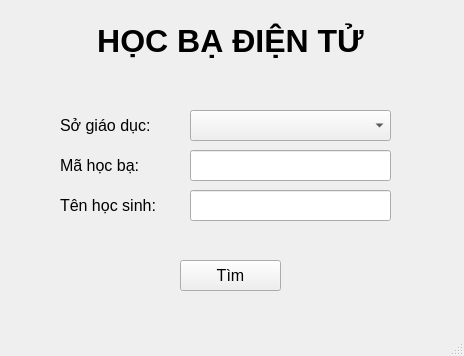
<?xml version="1.0" encoding="UTF-8"?>
<ui version="4.0">
 <class>MainWindow</class>
 <widget class="QMainWindow" name="MainWindow">
  <property name="geometry">
   <rect>
    <x>0</x>
    <y>0</y>
    <width>464</width>
    <height>356</height>
   </rect>
  </property>
  <property name="windowTitle">
   <string>Tìm kiếm học bạ điện tử</string>
  </property>
  <widget class="QWidget" name="centralwidget">
   <widget class="QLabel" name="label">
    <property name="geometry">
     <rect>
      <x>0</x>
      <y>20</y>
      <width>461</width>
      <height>41</height>
     </rect>
    </property>
    <property name="font">
     <font>
      <pointsize>24</pointsize>
      <weight>75</weight>
      <bold>true</bold>
     </font>
    </property>
    <property name="text">
     <string>HỌC BẠ ĐIỆN TỬ</string>
    </property>
    <property name="alignment">
     <set>Qt::AlignCenter</set>
    </property>
   </widget>
   <widget class="QLabel" name="label_2">
    <property name="geometry">
     <rect>
      <x>60</x>
      <y>110</y>
      <width>101</width>
      <height>31</height>
     </rect>
    </property>
    <property name="font">
     <font>
      <pointsize>12</pointsize>
     </font>
    </property>
    <property name="text">
     <string>Sở giáo dục: </string>
    </property>
   </widget>
   <widget class="QLabel" name="label_3">
    <property name="geometry">
     <rect>
      <x>60</x>
      <y>150</y>
      <width>101</width>
      <height>31</height>
     </rect>
    </property>
    <property name="font">
     <font>
      <pointsize>12</pointsize>
     </font>
    </property>
    <property name="text">
     <string>Mã học bạ: </string>
    </property>
   </widget>
   <widget class="QLabel" name="label_4">
    <property name="geometry">
     <rect>
      <x>60</x>
      <y>190</y>
      <width>101</width>
      <height>31</height>
     </rect>
    </property>
    <property name="font">
     <font>
      <pointsize>12</pointsize>
     </font>
    </property>
    <property name="text">
     <string>Tên học sinh: </string>
    </property>
   </widget>
   <widget class="QComboBox" name="SogiaoducCombobox">
    <property name="geometry">
     <rect>
      <x>190</x>
      <y>110</y>
      <width>201</width>
      <height>31</height>
     </rect>
    </property>
    <property name="font">
     <font>
      <pointsize>12</pointsize>
     </font>
    </property>
   </widget>
   <widget class="QLineEdit" name="MahocbaText">
    <property name="geometry">
     <rect>
      <x>190</x>
      <y>150</y>
      <width>201</width>
      <height>31</height>
     </rect>
    </property>
    <property name="font">
     <font>
      <pointsize>12</pointsize>
     </font>
    </property>
   </widget>
   <widget class="QLineEdit" name="TenhocsinhText">
    <property name="geometry">
     <rect>
      <x>190</x>
      <y>190</y>
      <width>201</width>
      <height>31</height>
     </rect>
    </property>
    <property name="font">
     <font>
      <pointsize>12</pointsize>
     </font>
    </property>
   </widget>
   <widget class="QPushButton" name="TimButton">
    <property name="geometry">
     <rect>
      <x>180</x>
      <y>260</y>
      <width>101</width>
      <height>31</height>
     </rect>
    </property>
    <property name="font">
     <font>
      <pointsize>12</pointsize>
     </font>
    </property>
    <property name="autoFillBackground">
     <bool>false</bool>
    </property>
    <property name="text">
     <string>Tìm</string>
    </property>
   </widget>
  </widget>
  <widget class="QMenuBar" name="menubar">
   <property name="geometry">
    <rect>
     <x>0</x>
     <y>0</y>
     <width>464</width>
     <height>26</height>
    </rect>
   </property>
  </widget>
  <widget class="QStatusBar" name="statusbar"/>
 </widget>
 <resources/>
 <connections/>
</ui>
